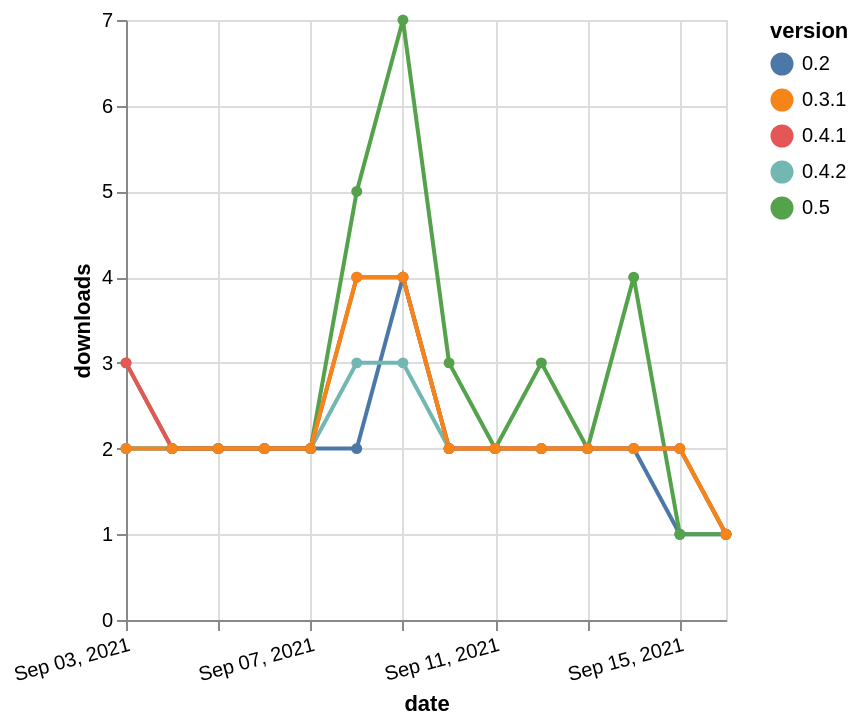

Here is the Vega-Lite specification saved for this chart:
### Vega-Lite specification from a JSON file in a GitHub repository (floating-point values rounded to 4 significant figures)
{"$schema": "https://vega.github.io/schema/vega-lite/v5.json", "description": "A simple bar chart with embedded data.", "data": {"values": [{"date": "2021-09-03", "total": 2509, "delta": 2, "version": "0.2"}, {"date": "2021-09-04", "total": 2511, "delta": 2, "version": "0.2"}, {"date": "2021-09-05", "total": 2513, "delta": 2, "version": "0.2"}, {"date": "2021-09-06", "total": 2515, "delta": 2, "version": "0.2"}, {"date": "2021-09-07", "total": 2517, "delta": 2, "version": "0.2"}, {"date": "2021-09-08", "total": 2519, "delta": 2, "version": "0.2"}, {"date": "2021-09-09", "total": 2523, "delta": 4, "version": "0.2"}, {"date": "2021-09-10", "total": 2525, "delta": 2, "version": "0.2"}, {"date": "2021-09-11", "total": 2527, "delta": 2, "version": "0.2"}, {"date": "2021-09-12", "total": 2529, "delta": 2, "version": "0.2"}, {"date": "2021-09-13", "total": 2531, "delta": 2, "version": "0.2"}, {"date": "2021-09-14", "total": 2533, "delta": 2, "version": "0.2"}, {"date": "2021-09-15", "total": 2534, "delta": 1, "version": "0.2"}, {"date": "2021-09-16", "total": 2535, "delta": 1, "version": "0.2"}, {"date": "2021-09-03", "total": 2579, "delta": 2, "version": "0.4.2"}, {"date": "2021-09-04", "total": 2581, "delta": 2, "version": "0.4.2"}, {"date": "2021-09-05", "total": 2583, "delta": 2, "version": "0.4.2"}, {"date": "2021-09-06", "total": 2585, "delta": 2, "version": "0.4.2"}, {"date": "2021-09-07", "total": 2587, "delta": 2, "version": "0.4.2"}, {"date": "2021-09-08", "total": 2590, "delta": 3, "version": "0.4.2"}, {"date": "2021-09-09", "total": 2593, "delta": 3, "version": "0.4.2"}, {"date": "2021-09-10", "total": 2595, "delta": 2, "version": "0.4.2"}, {"date": "2021-09-11", "total": 2597, "delta": 2, "version": "0.4.2"}, {"date": "2021-09-12", "total": 2599, "delta": 2, "version": "0.4.2"}, {"date": "2021-09-13", "total": 2601, "delta": 2, "version": "0.4.2"}, {"date": "2021-09-14", "total": 2603, "delta": 2, "version": "0.4.2"}, {"date": "2021-09-15", "total": 2605, "delta": 2, "version": "0.4.2"}, {"date": "2021-09-16", "total": 2606, "delta": 1, "version": "0.4.2"}, {"date": "2021-09-03", "total": 3429, "delta": 3, "version": "0.5"}, {"date": "2021-09-04", "total": 3431, "delta": 2, "version": "0.5"}, {"date": "2021-09-05", "total": 3433, "delta": 2, "version": "0.5"}, {"date": "2021-09-06", "total": 3435, "delta": 2, "version": "0.5"}, {"date": "2021-09-07", "total": 3437, "delta": 2, "version": "0.5"}, {"date": "2021-09-08", "total": 3442, "delta": 5, "version": "0.5"}, {"date": "2021-09-09", "total": 3449, "delta": 7, "version": "0.5"}, {"date": "2021-09-10", "total": 3452, "delta": 3, "version": "0.5"}, {"date": "2021-09-11", "total": 3454, "delta": 2, "version": "0.5"}, {"date": "2021-09-12", "total": 3457, "delta": 3, "version": "0.5"}, {"date": "2021-09-13", "total": 3459, "delta": 2, "version": "0.5"}, {"date": "2021-09-14", "total": 3463, "delta": 4, "version": "0.5"}, {"date": "2021-09-15", "total": 3464, "delta": 1, "version": "0.5"}, {"date": "2021-09-16", "total": 3465, "delta": 1, "version": "0.5"}, {"date": "2021-09-03", "total": 3058, "delta": 3, "version": "0.4.1"}, {"date": "2021-09-04", "total": 3060, "delta": 2, "version": "0.4.1"}, {"date": "2021-09-05", "total": 3062, "delta": 2, "version": "0.4.1"}, {"date": "2021-09-06", "total": 3064, "delta": 2, "version": "0.4.1"}, {"date": "2021-09-07", "total": 3066, "delta": 2, "version": "0.4.1"}, {"date": "2021-09-08", "total": 3070, "delta": 4, "version": "0.4.1"}, {"date": "2021-09-09", "total": 3074, "delta": 4, "version": "0.4.1"}, {"date": "2021-09-10", "total": 3076, "delta": 2, "version": "0.4.1"}, {"date": "2021-09-11", "total": 3078, "delta": 2, "version": "0.4.1"}, {"date": "2021-09-12", "total": 3080, "delta": 2, "version": "0.4.1"}, {"date": "2021-09-13", "total": 3082, "delta": 2, "version": "0.4.1"}, {"date": "2021-09-14", "total": 3084, "delta": 2, "version": "0.4.1"}, {"date": "2021-09-15", "total": 3086, "delta": 2, "version": "0.4.1"}, {"date": "2021-09-16", "total": 3087, "delta": 1, "version": "0.4.1"}, {"date": "2021-09-03", "total": 2952, "delta": 2, "version": "0.3.1"}, {"date": "2021-09-04", "total": 2954, "delta": 2, "version": "0.3.1"}, {"date": "2021-09-05", "total": 2956, "delta": 2, "version": "0.3.1"}, {"date": "2021-09-06", "total": 2958, "delta": 2, "version": "0.3.1"}, {"date": "2021-09-07", "total": 2960, "delta": 2, "version": "0.3.1"}, {"date": "2021-09-08", "total": 2964, "delta": 4, "version": "0.3.1"}, {"date": "2021-09-09", "total": 2968, "delta": 4, "version": "0.3.1"}, {"date": "2021-09-10", "total": 2970, "delta": 2, "version": "0.3.1"}, {"date": "2021-09-11", "total": 2972, "delta": 2, "version": "0.3.1"}, {"date": "2021-09-12", "total": 2974, "delta": 2, "version": "0.3.1"}, {"date": "2021-09-13", "total": 2976, "delta": 2, "version": "0.3.1"}, {"date": "2021-09-14", "total": 2978, "delta": 2, "version": "0.3.1"}, {"date": "2021-09-15", "total": 2980, "delta": 2, "version": "0.3.1"}, {"date": "2021-09-16", "total": 2981, "delta": 1, "version": "0.3.1"}]}, "width": "container", "mark": {"type": "line", "point": {"filled": true}}, "encoding": {"x": {"field": "date", "type": "temporal", "timeUnit": "yearmonthdate", "title": "date", "axis": {"labelAngle": -15}}, "y": {"field": "delta", "type": "quantitative", "title": "downloads"}, "color": {"field": "version", "type": "nominal"}, "tooltip": {"field": "delta"}}}
